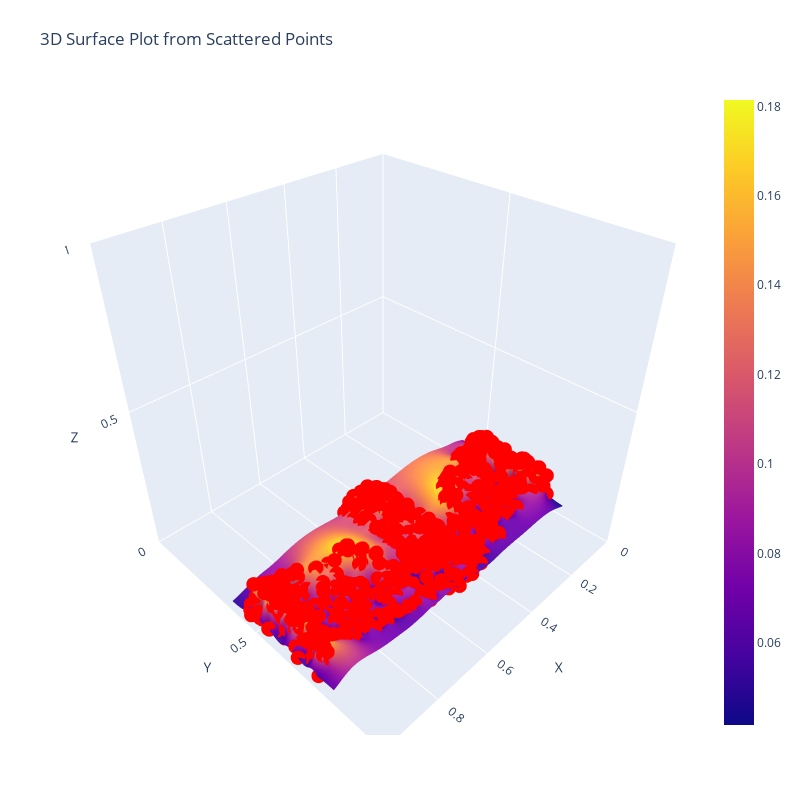

Notebook cell for this chart:
### Code cell
fig = go.Figure()

fig.add_trace(go.Scatter3d(x=p_df.x, y=p_df.y, z=p_df.z, mode='markers', name='Data Points',
                           marker=dict(size=5, color='red')))

fig.add_trace(go.Surface(x=xi, y=yi, z=zi, name='Interpolated Surface'))

fig.update_layout(scene=dict(xaxis_title='X', yaxis_title='Y', zaxis_title='Z'),
                  autosize=False, width=800, height=800,
                  margin=dict(l=65, r=50, b=65, t=90))

fig.update_layout(
        scene = dict(
          xaxis=dict(range=[0, 1], autorange=False),
          yaxis=dict(range=[0, 1], autorange=False),
          zaxis=dict(range=[0, 1], autorange=False),
        ))

fig.show()

### Figure 1 — Plotly figure (JSON) as saved in the notebook; plotly's stock layout.template omitted (floating-point values rounded to 4 significant figures; data arrays with more than 128 entries replaced by an {"elided": "..."} marker saying what was removed)
{"data": [{"marker": {"color": "red", "size": 5}, "mode": "markers", "name": "Data Points", "type": "scatter3d", "x": {"elided": "1000 float values"}, "y": {"elided": "1000 float values"}, "z": {"elided": "1000 float values"}}, {"name": "Interpolated Surface", "type": "surface", "x": {"elided": "100x100 float values"}, "y": {"elided": "100x100 float values"}, "z": {"elided": "100x100 float values"}}], "layout": {"autosize": false, "height": 800, "margin": {"b": 65, "l": 65, "r": 50, "t": 90}, "scene": {"xaxis": {"autorange": false, "range": [0, 1], "title": {"text": "X"}}, "yaxis": {"autorange": false, "range": [0, 1], "title": {"text": "Y"}}, "zaxis": {"autorange": false, "range": [0, 1], "title": {"text": "Z"}}}, "title": {"text": "3D Surface Plot from Scattered Points"}, "width": 800}}
